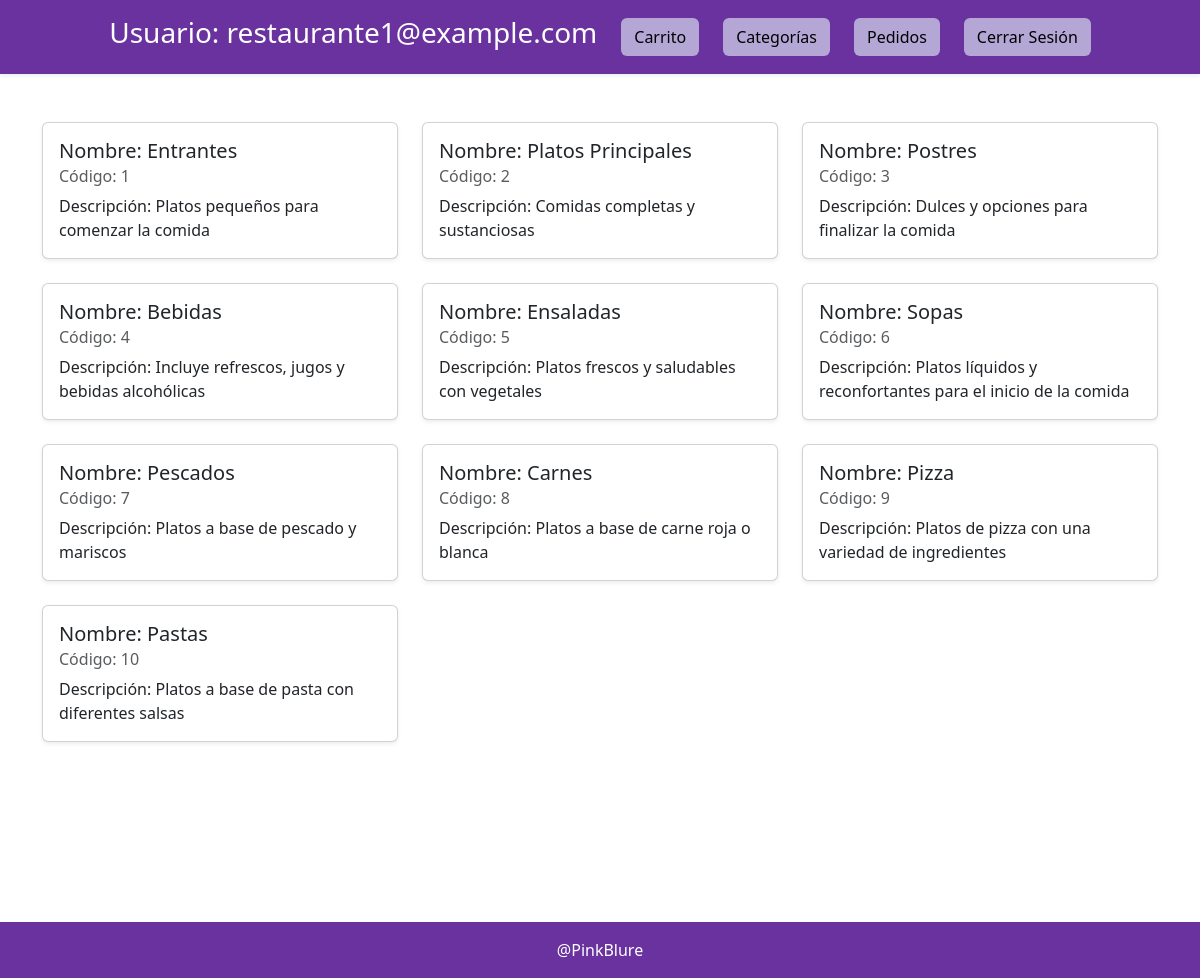
/src/pages/lista.php (signed in), run on the app's committed database.
### tables this page shows
CREATE TABLE `Categoria` (
  `Codigo` int(11) NOT NULL,
  `Nombre` varchar(100) NOT NULL,
  `Descripcion` text NOT NULL
);

### src/db/database_functions.php (called while the page is built, shortened)
<?php
function seleccionarCategorias($conn)
{
  try {
    $sql = "SELECT * FROM Categoria";
    $stmt = $conn->query($sql);
    return $stmt->fetchAll(PDO::FETCH_ASSOC);
  } catch (PDOException $ex) {
    error_log("Error al seleccionar categorías: " .
      $ex->getMessage());
    return null;
  }
}

### src/pages/lista.php (the view, shortened to what this page needs)
<?php
require_once __DIR__ . '/../db/database_functions.php';
$user = $_SESSION['user'];
?>
<!DOCTYPE html>
<html lang="en">
<head>
  <link href="https://cdn.jsdelivr.net/npm/bootstrap@5.3.3/dist/css/bootstrap.min.css" rel="stylesheet">
</head>
<body class="d-flex flex-column">
  <header class="container-fluid pt-3 pb-3 d-flex flex-row justify-content-center gap-4 align-items-center shadow-sm text-white"
    style="background-color: #6a329f;">
    <h3>Usuario: <?php echo htmlspecialchars($user['email']); ?></h3>
    <a href="/Proyectos/gestion_restaurante/src/pages/carrito.php" class="btn text-black position-relative" style="background-color: #b4a7d6;">
      <i class="bi bi-cart"></i> Carrito
    </a>
    <a href="/Proyectos/gestion_restaurante/src/pages/lista.php" class="btn text-black" style="background-color: #b4a7d6;">Categorías</a>
    <a href="/Proyectos/gestion_restaurante/src/pages/pedidos.php" class="btn text-black" style="background-color: #b4a7d6;">Pedidos</a>
    <a href="/Proyectos/gestion_restaurante/src/auth/logout.php" class="btn text-black" style="background-color: #b4a7d6;">Cerrar
      Sesión</a>
  </header>
  <main class="content flex-grow-1 m-4">
    <?php
    $conn = createConnection();
    $categorias = seleccionarCategorias($conn);
    if ($categorias !== null) {
      echo '<div class="container mt-4">';
      echo '<div class="row row-cols-1 row-cols-md-2 row-cols-lg-3 g-4">';
      foreach ($categorias as $categoria) {
        $codigo = htmlspecialchars($categoria['Codigo']);
        $nombre = htmlspecialchars($categoria['Nombre']);
        $descripcion = htmlspecialchars($categoria['Descripcion']);
        echo '
          <div class="col">
            <a href="productos.php?codigo=' . $codigo . '" class="text-decoration-none">
              <div class="card shadow-sm h-100">
                <div class="card-body">
                  <h5 class="card-title text-dark">Nombre: ' . $nombre . '</h5>
                  <h6 class="card-subtitle mb-2 text-muted">Código: ' . $codigo . '</h6>
                  <p class="card-text text-dark">Descripción: ' . $descripcion . '</p>
                </div>
              </div>
            </a>
          </div>';
      }
      echo '</div></div>';
    } else {
      echo '<p class="text-center text-muted mt-4">No se pudieron cargar las categorías.</p>';
    }
    ?>
  </main>
  <footer class="container-fluid d-flex justify-content-center align-items-center pt-3 pb-3 shadow-sm text-white" style="background-color: #6a329f;">
    <a href="https://github.com/PinkBlure" class="text-white text-decoration-none">@PinkBlure</a>
  </footer>
</body>
</html>

### src/pages/lista.php (style rules this page uses)
.content { min-height: 100vh; }

### data on the page
categoria: Nombre "Entrantes", Codigo "1", Descripcion "Platos pequeños para comenzar la comida"
categoria: Nombre "Platos Principales", Codigo "2", Descripcion "Comidas completas y sustanciosas"
categoria: Nombre "Postres", Codigo "3", Descripcion "Dulces y opciones para finalizar la comida"
categoria: Nombre "Bebidas", Codigo "4", Descripcion "Incluye refrescos, jugos y bebidas alcohólicas"
categoria: Nombre "Ensaladas", Codigo "5", Descripcion "Platos frescos y saludables con vegetales"
categoria: Nombre "Sopas", Codigo "6", Descripcion "Platos líquidos y reconfortantes para el inicio de la comida"
categoria: Nombre "Pescados", Codigo "7", Descripcion "Platos a base de pescado y mariscos"
categoria: Nombre "Carnes", Codigo "8", Descripcion "Platos a base de carne roja o blanca"
categoria: Nombre "Pizza", Codigo "9", Descripcion "Platos de pizza con una variedad de ingredientes"
categoria: Nombre "Pastas", Codigo "10", Descripcion "Platos a base de pasta con diferentes salsas"

### other printed values
$user['email'] "restaurante1@example.com"
